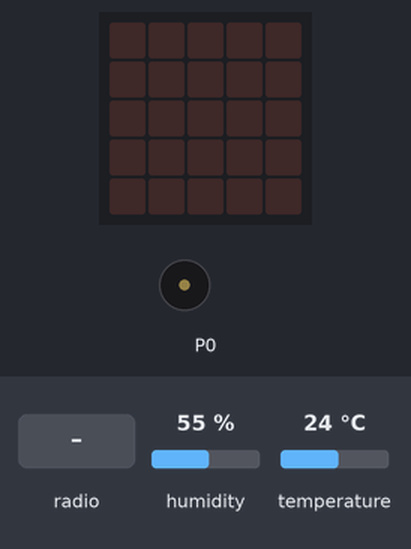
The program below on a simulated BBC micro:bit (MakeCode). On the bench: the board's 5×5 LED display, buzzer (waves = sounding). Inputs (shaded band) come from the test bench; at power-on: humidity 55 %, temperature 24 °C.

Above: at 1.2 s.
1.3 s: radio message "done=1" arrives
At 1.9 s:
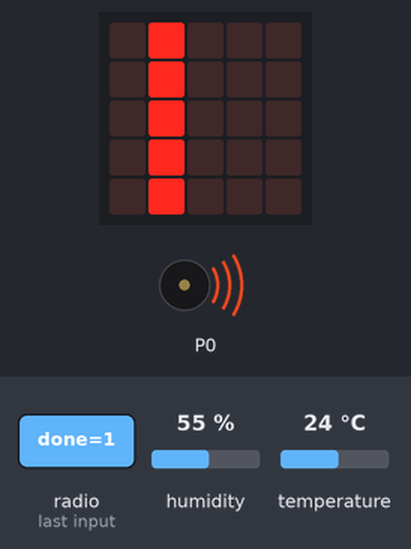
At 3.2 s:
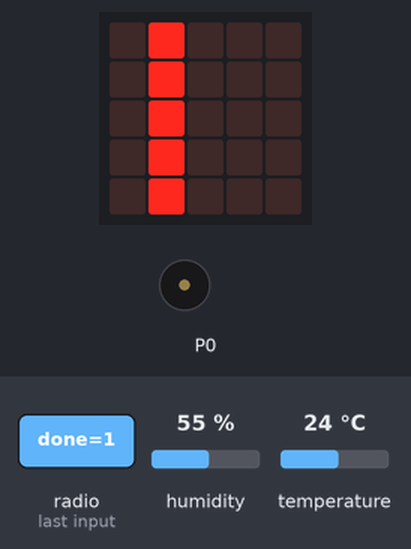
4.3 s: radio message "done=0" arrives
At 6.6 s:
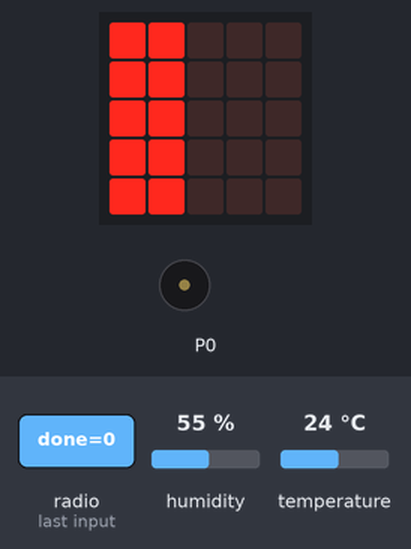
Timing chart, 0 to 8.1 s (numbered marks = the images above; inputs shaded):
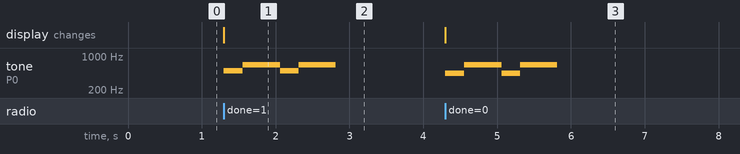

Measured:
- after the input at 1.3 s, tone on P0: plays 494 Hz for 0.26 s, 659 Hz for 0.51 s, 494 Hz for 0.26 s, 659 Hz for 0.50 s, starting at once; the display: changes at once (image 1)
- after the input at 4.3 s, tone on P0: plays 440 Hz for 0.26 s, 659 Hz for 0.51 s, 440 Hz for 0.26 s, 659 Hz for 0.50 s, starting at once; the display: changes at once (image 3)

The program:

main.ts
```typescript
function statusLED(číslo: number) {
    for (let pořadí = 0; pořadí < 5; pořadí++) {
        led.plot(číslo, pořadí)
    }
    for (let index = 0; index < 2; index++) {
        music.play(music.tonePlayable(melodie[číslo], music.beat(BeatFraction.Half)), music.PlaybackMode.UntilDone)
        music.play(music.tonePlayable(659, music.beat(BeatFraction.Whole)), music.PlaybackMode.UntilDone)
    }
}

function readTeplota(): number {
    dht11_dht22.queryData(DHTtype.DHT11, DigitalPin.P1, true, false, true)
    return teplotaPodminka(dht11_dht22.readData(dataType.temperature))
}

function teplotaPodminka(teplota: number): number {
    if (teplota > 30) {
        return 1
    }

    return 0
}

radio.onReceivedValue(function on_received_value(name: string, value: number) {
    if (name == "done") {
        statusLED(value)
    }

})
let melodie : number[] = []
melodie.push(440)
melodie.push(494)
melodie.push(523)
melodie.push(587)
radio.setGroup(42)
basic.forever(function on_forever() {
    if (readTeplota() == 1) {
        radio.sendValue("done", 4)
    }

})
```

test.ts
```typescript
// Tady jsou testy. Při použití tohoto balíčku jako rozšíření nebude zkompilováno.
```
